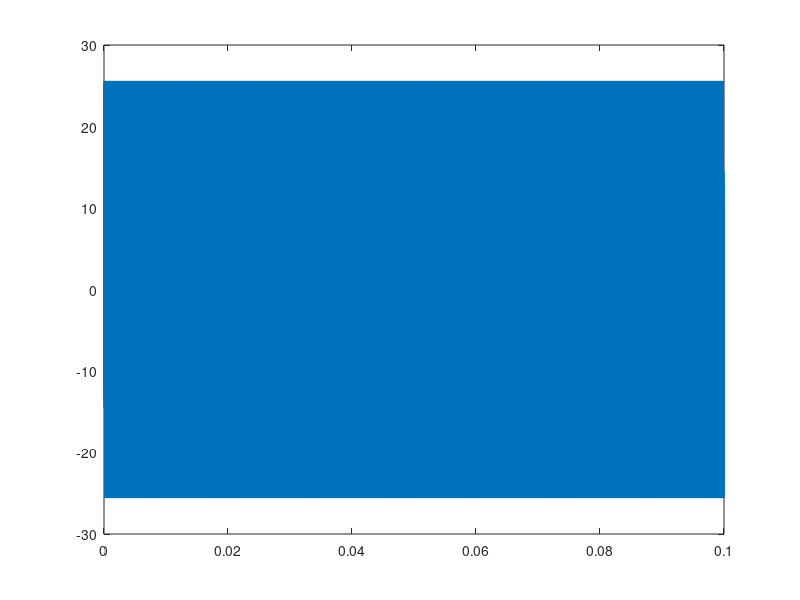

The MATLAB source for this figure: (Note: this script raises an error after producing the figure.)
t = 0:0.5e-6:0.1;
y = 10*sin(2*pi*5000*t) + 5*sin(2*pi*500000*t)+ 15*sin(2*pi*250000*t);
figure
plot(t,y)



L = length(t);                     % Length of signal
NFFT = 2^nextpow2(L);
[Pxx, fx] = pwelch(y,[], NFFT/2, NFFT, 2.5e6);
figure
plot(fx,Pxx*1.5)
Ptot = trapz(fx,Pxx)